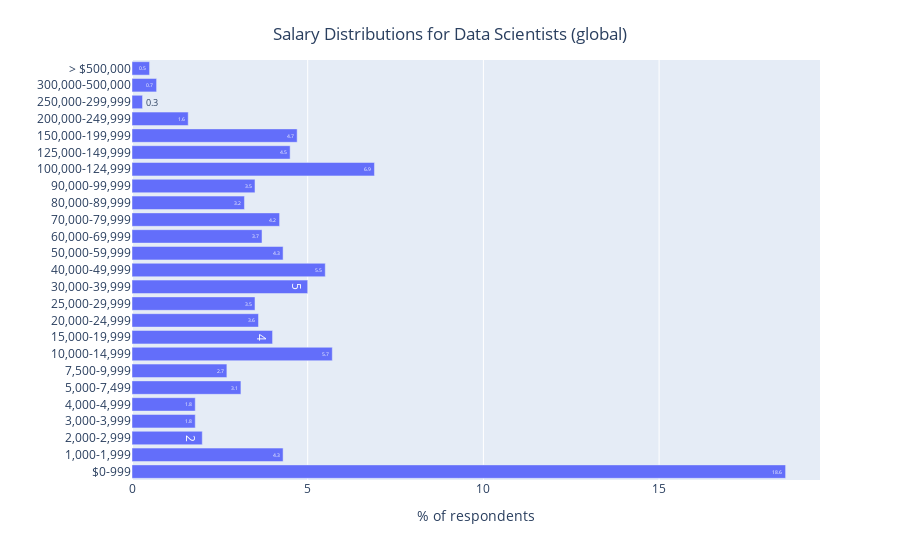

The cell this chart's notebook holds for it:
### Code cell
question_name = 'Q24'
responses_in_order = ['$0-999',
                        '1,000-1,999',
                        '2,000-2,999',
                        '3,000-3,999',
                        '4,000-4,999',
                        '5,000-7,499',
                        '7,500-9,999',
                        '10,000-14,999',
                        '15,000-19,999',
                        '20,000-24,999',
                        '25,000-29,999',
                        '30,000-39,999',
                        '40,000-49,999',
                        '50,000-59,999',
                        '60,000-69,999',
                        '70,000-79,999',
                        '80,000-89,999',
                        '90,000-99,999',
                        '100,000-124,999',
                        '125,000-149,999',
                        '150,000-199,999',
                        '200,000-249,999',
                        '250,000-299,999',
                        '300,000-500,000',
                        '> $500,000']
unsorted_percentages = count_then_return_percent(responses_df,question_name)[responses_in_order]
title_for_chart = 'Salary Distributions for Data Scientists (global)'
title_for_y_axis = '% of respondents'
orientation_for_chart = 'h'
  
plotly_bar_chart(response_counts=unsorted_percentages,
                 title=title_for_chart,
                 y_axis_title=title_for_y_axis,
                 orientation=orientation_for_chart)

### Figure 1 — Plotly figure (JSON) as saved in the notebook; plotly's stock layout.template omitted (floating-point values rounded to 4 significant figures)
{"data": [{"alignmentgroup": "True", "hovertemplate": "variable=Q24<br>% of respondents=%{x}<br>=%{y}<br>text=%{text}<extra></extra>", "legendgroup": "Q24", "marker": {"color": "#636efa"}, "name": "Q24", "offsetgroup": "Q24", "orientation": "h", "showlegend": true, "text": [18.6, 4.3, 2.0, 1.8, 1.8, 3.1, 2.7, 5.7, 4.0, 3.6, 3.5, 5.0, 5.5, 4.3, 3.7, 4.2, 3.2, 3.5, 6.9, 4.5, 4.7, 1.6, 0.3, 0.7, 0.5], "textposition": "auto", "type": "bar", "x": [18.6, 4.3, 2.0, 1.8, 1.8, 3.1, 2.7, 5.7, 4.0, 3.6, 3.5, 5.0, 5.5, 4.3, 3.7, 4.2, 3.2, 3.5, 6.9, 4.5, 4.7, 1.6, 0.3, 0.7, 0.5], "xaxis": "x", "y": ["$0-999", "1,000-1,999", "2,000-2,999", "3,000-3,999", "4,000-4,999", "5,000-7,499", "7,500-9,999", "10,000-14,999", "15,000-19,999", "20,000-24,999", "25,000-29,999", "30,000-39,999", "40,000-49,999", "50,000-59,999", "60,000-69,999", "70,000-79,999", "80,000-89,999", "90,000-99,999", "100,000-124,999", "125,000-149,999", "150,000-199,999", "200,000-249,999", "250,000-299,999", "300,000-500,000", "> $500,000"], "yaxis": "y"}], "layout": {"barmode": "relative", "legend": {"title": {"text": "variable"}, "tracegroupgap": 0}, "margin": {"t": 60}, "showlegend": false, "title": {"text": "Salary Distributions for Data Scientists (global)", "x": 0.5, "y": 0.95}, "xaxis": {"anchor": "y", "domain": [0.0, 1.0], "title": {"text": "% of respondents"}}, "yaxis": {"anchor": "x", "domain": [0.0, 1.0], "title": {"text": ""}}}}
